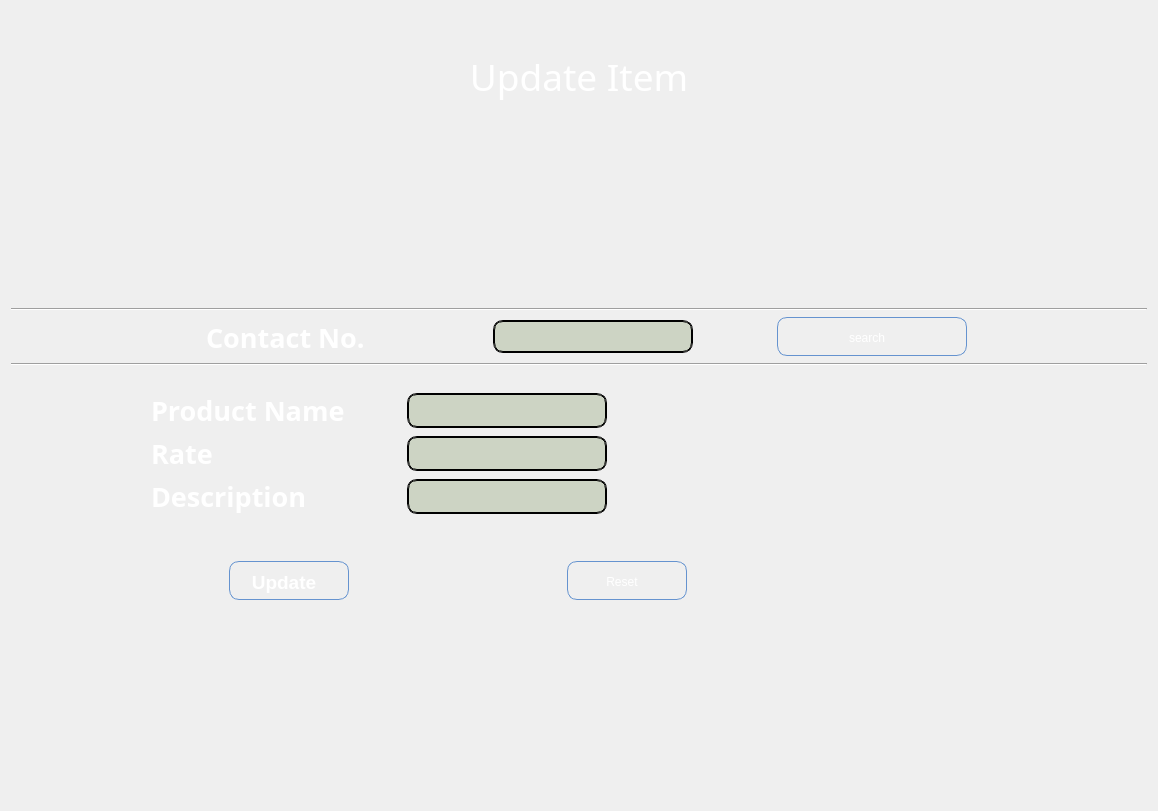
            <widget class="QWidget" name="update_Item_Page">
             <layout class="QVBoxLayout" name="verticalLayout_16">
              <item>
               <spacer name="verticalSpacer_83">
                <property name="orientation">
                 <enum>Qt::Vertical</enum>
                </property>
                <property name="sizeHint" stdset="0">
                 <size>
                  <width>20</width>
                  <height>40</height>
                 </size>
                </property>
               </spacer>
              </item>
              <item>
               <widget class="QLabel" name="label_78">
                <property name="font">
                 <font>
                  <family>Snap ITC</family>
                  <pointsize>28</pointsize>
                 </font>
                </property>
                <property name="styleSheet">
                 <string notr="true">background:transparent;
color: rgb(255, 255, 255);</string>
                </property>
                <property name="text">
                 <string>Update Item</string>
                </property>
                <property name="alignment">
                 <set>Qt::AlignCenter</set>
                </property>
               </widget>
              </item>
              <item>
               <spacer name="verticalSpacer_44">
                <property name="orientation">
                 <enum>Qt::Vertical</enum>
                </property>
                <property name="sizeHint" stdset="0">
                 <size>
                  <width>20</width>
                  <height>200</height>
                 </size>
                </property>
               </spacer>
              </item>
              <item>
               <widget class="Line" name="line_12">
                <property name="orientation">
                 <enum>Qt::Horizontal</enum>
                </property>
               </widget>
              </item>
              <item>
               <layout class="QHBoxLayout" name="horizontalLayout_17">
                <item>
                 <spacer name="horizontalSpacer_121">
                  <property name="orientation">
                   <enum>Qt::Horizontal</enum>
                  </property>
                  <property name="sizeType">
                   <enum>QSizePolicy::Maximum</enum>
                  </property>
                  <property name="sizeHint" stdset="0">
                   <size>
                    <width>117</width>
                    <height>20</height>
                   </size>
                  </property>
                 </spacer>
                </item>
                <item>
                 <widget class="QLabel" name="label_80">
                  <property name="minimumSize">
                   <size>
                    <width>0</width>
                    <height>40</height>
                   </size>
                  </property>
                  <property name="maximumSize">
                   <size>
                    <width>203</width>
                    <height>16777215</height>
                   </size>
                  </property>
                  <property name="font">
                   <font>
                    <family>Perpetua Titling MT</family>
                    <pointsize>20</pointsize>
                    <weight>75</weight>
                    <italic>false</italic>
                    <bold>true</bold>
                   </font>
                  </property>
                  <property name="styleSheet">
                   <string notr="true">background:transparent;
color: rgb(255, 255, 255);</string>
                  </property>
                  <property name="text">
                   <string>Contact No.</string>
                  </property>
                 </widget>
                </item>
                <item>
                 <widget class="QLineEdit" name="lineEdit_69">
                  <property name="maximumSize">
                   <size>
                    <width>200</width>
                    <height>33</height>
                   </size>
                  </property>
                  <property name="styleSheet">
                   <string notr="true">QLineEdit{
font: 75 14pt &quot;MS Shell Dlg 2&quot;;
background: rgba(90, 120, 50, 59);
	color: rgb(255, 255, 255);
    selection-color: white;   
    border: 2px groove black;
    border-radius: 10px;
    padding: 2px 4px;
}</string>
                  </property>
                  <property name="text">
                   <string/>
                  </property>
                 </widget>
                </item>
                <item>
                 <widget class="QPushButton" name="pushButton_33">
                  <property name="maximumSize">
                   <size>
                    <width>190</width>
                    <height>16777215</height>
                   </size>
                  </property>
                  <property name="styleSheet">
                   <string notr="true">QPushButton:hover{
 background-image: url(:/newPrefix/img3.jpg);
       /* background:  qlineargradient(x1 : 0, y1 : 0, x2 : 0, y2 :   1, stop :   0.0 #ffd9aa,
                stop :   0.5 #ffbb6e, stop :   0.55 #feae42, stop :   1.0 #fedb74);*/
}

QPushButton {
        border: 1px solid #6593cf;
		border-width: 1px;
        border-radius: 10px;
        padding: 5px 15px 2px 5px;
        background:transparent;/* qlineargradient(x1 : 0, y1 : 0, x2 : 0, y2 :   1, stop :   0.0 #f5f9ff,
                stop :   0.5 #c7dfff, stop :   0.55 #afd2ff, stop :   1.0 #c0dbff);*/
       color: rgb(255, 255, 255);
		
	font: 75 14pt &quot;MS Shell Dlg 2&quot;;
        font: bold large &quot;Arial&quot;;
        height: 30px;
}




QPushButton:pressed {
        /*  background: qlineargradient(x1 : 0, y1 : 0, x2 : 0, y2 :   1, stop :   0.0 #c0dbff,
        stop :   0.5 #cfd26f, stop :   0.55 #c7df6f, stop :   1.0 #f5f9ff);*/
	    background-image: url(:/newPrefix/Img1.jpg);
        padding-top: 2px;
        padding-left: 3px;

}


QPushButton:on {
        background: qlineargradient(x1 : 0, y1 : 0, x2 : 0, y2 :   1, stop :   0.0 #5AA72D,
        stop :   0.5 #B3E296, stop :   0.55 #B3E296, stop :   1.0 #f5f9ff);
        padding-top: 2px;
        padding-left: 3px;
}

QPushButton:disabled {
        background: transparent #e5e9ee;
        padding-top: 2px;        
        padding-left: 3px;
        color: black;
}</string>
                  </property>
                  <property name="text">
                   <string>search</string>
                  </property>
                 </widget>
                </item>
                <item>
                 <spacer name="horizontalSpacer_120">
                  <property name="orientation">
                   <enum>Qt::Horizontal</enum>
                  </property>
                  <property name="sizeType">
                   <enum>QSizePolicy::Maximum</enum>
                  </property>
                  <property name="sizeHint" stdset="0">
                   <size>
                    <width>100</width>
                    <height>20</height>
                   </size>
                  </property>
                 </spacer>
                </item>
               </layout>
              </item>
              <item>
               <widget class="Line" name="line_11">
                <property name="orientation">
                 <enum>Qt::Horizontal</enum>
                </property>
               </widget>
              </item>
              <item>
               <spacer name="verticalSpacer_41">
                <property name="orientation">
                 <enum>Qt::Vertical</enum>
                </property>
                <property name="sizeType">
                 <enum>QSizePolicy::Expanding</enum>
                </property>
                <property name="sizeHint" stdset="0">
                 <size>
                  <width>20</width>
                  <height>20</height>
                 </size>
                </property>
               </spacer>
              </item>
              <item>
               <layout class="QHBoxLayout" name="horizontalLayout_84">
                <property name="leftMargin">
                 <number>100</number>
                </property>
                <property name="rightMargin">
                 <number>500</number>
                </property>
                <item>
                 <spacer name="horizontalSpacer_115">
                  <property name="orientation">
                   <enum>Qt::Horizontal</enum>
                  </property>
                  <property name="sizeHint" stdset="0">
                   <size>
                    <width>40</width>
                    <height>20</height>
                   </size>
                  </property>
                 </spacer>
                </item>
                <item>
                 <widget class="QLabel" name="label_76">
                  <property name="minimumSize">
                   <size>
                    <width>250</width>
                    <height>0</height>
                   </size>
                  </property>
                  <property name="font">
                   <font>
                    <family>Perpetua Titling MT</family>
                    <pointsize>20</pointsize>
                    <weight>75</weight>
                    <bold>true</bold>
                   </font>
                  </property>
                  <property name="styleSheet">
                   <string notr="true">background:transparent;
color: rgb(255, 255, 255);</string>
                  </property>
                  <property name="text">
                   <string>Product Name</string>
                  </property>
                 </widget>
                </item>
                <item>
                 <widget class="QLineEdit" name="lineEdit_63">
                  <property name="sizePolicy">
                   <sizepolicy hsizetype="Expanding" vsizetype="Fixed">
                    <horstretch>0</horstretch>
                    <verstretch>0</verstretch>
                   </sizepolicy>
                  </property>
                  <property name="minimumSize">
                   <size>
                    <width>200</width>
                    <height>0</height>
                   </size>
                  </property>
                  <property name="maximumSize">
                   <size>
                    <width>190</width>
                    <height>35</height>
                   </size>
                  </property>
                  <property name="styleSheet">
                   <string notr="true">QLineEdit{
font: 75 14pt &quot;MS Shell Dlg 2&quot;;
background: rgba(90, 120, 50, 59);
	color: rgb(255, 255, 255);
    selection-color: white;   
    border: 2px groove black;
    border-radius: 10px;
    padding: 2px 4px;
}</string>
                  </property>
                  <property name="text">
                   <string/>
                  </property>
                 </widget>
                </item>
                <item>
                 <spacer name="horizontalSpacer_116">
                  <property name="orientation">
                   <enum>Qt::Horizontal</enum>
                  </property>
                  <property name="sizeHint" stdset="0">
                   <size>
                    <width>40</width>
                    <height>20</height>
                   </size>
                  </property>
                 </spacer>
                </item>
               </layout>
              </item>
              <item>
               <layout class="QHBoxLayout" name="horizontalLayout_86">
                <property name="leftMargin">
                 <number>100</number>
                </property>
                <property name="rightMargin">
                 <number>500</number>
                </property>
                <item>
                 <spacer name="horizontalSpacer_118">
                  <property name="orientation">
                   <enum>Qt::Horizontal</enum>
                  </property>
                  <property name="sizeType">
                   <enum>QSizePolicy::Expanding</enum>
                  </property>
                  <property name="sizeHint" stdset="0">
                   <size>
                    <width>40</width>
                    <height>20</height>
                   </size>
                  </property>
                 </spacer>
                </item>
                <item>
                 <widget class="QLabel" name="label_77">
                  <property name="minimumSize">
                   <size>
                    <width>250</width>
                    <height>0</height>
                   </size>
                  </property>
                  <property name="font">
                   <font>
                    <family>Perpetua Titling MT</family>
                    <pointsize>20</pointsize>
                    <weight>75</weight>
                    <bold>true</bold>
                   </font>
                  </property>
                  <property name="styleSheet">
                   <string notr="true">background:transparent;
color: rgb(255, 255, 255);</string>
                  </property>
                  <property name="text">
                   <string>Rate                  </string>
                  </property>
                 </widget>
                </item>
                <item>
                 <widget class="QLineEdit" name="lineEdit_67">
                  <property name="minimumSize">
                   <size>
                    <width>200</width>
                    <height>0</height>
                   </size>
                  </property>
                  <property name="maximumSize">
                   <size>
                    <width>190</width>
                    <height>35</height>
                   </size>
                  </property>
                  <property name="styleSheet">
                   <string notr="true">QLineEdit{
font: 75 14pt &quot;MS Shell Dlg 2&quot;;
background: rgba(90, 120, 50, 59);
color: rgb(255, 255, 255);
    selection-color: white;   
    border: 2px groove black;
    border-radius: 10px;
    padding: 2px 4px;
}</string>
                  </property>
                 </widget>
                </item>
                <item>
                 <spacer name="horizontalSpacer_119">
                  <property name="orientation">
                   <enum>Qt::Horizontal</enum>
                  </property>
                  <property name="sizeHint" stdset="0">
                   <size>
                    <width>40</width>
                    <height>20</height>
                   </size>
                  </property>
                 </spacer>
                </item>
               </layout>
              </item>
              <item>
               <layout class="QHBoxLayout" name="horizontalLayout_83">
                <property name="leftMargin">
                 <number>100</number>
                </property>
                <property name="rightMargin">
                 <number>500</number>
                </property>
                <item>
                 <spacer name="horizontalSpacer_113">
                  <property name="orientation">
                   <enum>Qt::Horizontal</enum>
                  </property>
                  <property name="sizeHint" stdset="0">
                   <size>
                    <width>40</width>
                    <height>20</height>
                   </size>
                  </property>
                 </spacer>
                </item>
                <item>
                 <widget class="QLabel" name="label_75">
                  <property name="minimumSize">
                   <size>
                    <width>250</width>
                    <height>0</height>
                   </size>
                  </property>
                  <property name="font">
                   <font>
                    <family>Perpetua Titling MT</family>
                    <pointsize>20</pointsize>
                    <weight>75</weight>
                    <bold>true</bold>
                   </font>
                  </property>
                  <property name="styleSheet">
                   <string notr="true">background:transparent;
color: rgb(255, 255, 255);</string>
                  </property>
                  <property name="text">
                   <string>Description     </string>
                  </property>
                 </widget>
                </item>
                <item>
                 <widget class="QLineEdit" name="lineEdit_66">
                  <property name="minimumSize">
                   <size>
                    <width>200</width>
                    <height>0</height>
                   </size>
                  </property>
                  <property name="maximumSize">
                   <size>
                    <width>190</width>
                    <height>35</height>
                   </size>
                  </property>
                  <property name="styleSheet">
                   <string notr="true">QLineEdit{
font: 75 14pt &quot;MS Shell Dlg 2&quot;;
background: rgba(90, 120, 50, 59);
color: rgb(255, 255, 255);
    selection-color: white;   
    border: 2px groove black;
    border-radius: 10px;
    padding: 2px 4px;
}</string>
                  </property>
                 </widget>
                </item>
                <item>
                 <spacer name="horizontalSpacer_114">
                  <property name="orientation">
                   <enum>Qt::Horizontal</enum>
                  </property>
                  <property name="sizeHint" stdset="0">
                   <size>
                    <width>40</width>
                    <height>20</height>
                   </size>
                  </property>
                 </spacer>
                </item>
               </layout>
              </item>
              <item>
               <spacer name="verticalSpacer_43">
                <property name="orientation">
                 <enum>Qt::Vertical</enum>
                </property>
                <property name="sizeType">
                 <enum>QSizePolicy::Preferred</enum>
                </property>
                <property name="sizeHint" stdset="0">
                 <size>
                  <width>20</width>
                  <height>40</height>
                 </size>
                </property>
               </spacer>
              </item>
              <item>
               <layout class="QHBoxLayout" name="horizontalLayout_85">
                <property name="spacing">
                 <number>0</number>
                </property>
                <property name="topMargin">
                 <number>0</number>
                </property>
                <property name="rightMargin">
                 <number>200</number>
                </property>
                <item>
                 <widget class="QPushButton" name="pushButton_36">
                  <property name="minimumSize">
                   <size>
                    <width>30</width>
                    <height>30</height>
                   </size>
                  </property>
                  <property name="maximumSize">
                   <size>
                    <width>120</width>
                    <height>39</height>
                   </size>
                  </property>
                  <property name="font">
                   <font>
                    <family>Arial</family>
                    <pointsize>14</pointsize>
                    <weight>75</weight>
                    <italic>false</italic>
                    <bold>true</bold>
                   </font>
                  </property>
                  <property name="styleSheet">
                   <string notr="true">QPushButton:hover{
 background-image: url(:/newPrefix/img3.jpg);
       /* background:  qlineargradient(x1 : 0, y1 : 0, x2 : 0, y2 :   1, stop :   0.0 #ffd9aa,
                stop :   0.5 #ffbb6e, stop :   0.55 #feae42, stop :   1.0 #fedb74);*/
}

QPushButton {
        border: 1px solid #6593cf;
		border-width: 1px;
        border-radius: 10px;
        padding: 5px 15px 2px 5px;
        background:transparent;/* qlineargradient(x1 : 0, y1 : 0, x2 : 0, y2 :   1, stop :   0.0 #f5f9ff,
                stop :   0.5 #c7dfff, stop :   0.55 #afd2ff, stop :   1.0 #c0dbff);*/
       color: rgb(255, 255, 255);
		
		
		font: 75 14pt &quot;MS Shell Dlg 2&quot;;
        font: bold large &quot;Arial&quot;;
        height: 30px;
}




QPushButton:pressed {
        /*  background: qlineargradient(x1 : 0, y1 : 0, x2 : 0, y2 :   1, stop :   0.0 #c0dbff,
        stop :   0.5 #cfd26f, stop :   0.55 #c7df6f, stop :   1.0 #f5f9ff);*/
	    background-image: url(:/newPrefix/Img1.jpg);
        padding-top: 2px;
        padding-left: 3px;

}


QPushButton:on {
        background: qlineargradient(x1 : 0, y1 : 0, x2 : 0, y2 :   1, stop :   0.0 #5AA72D,
        stop :   0.5 #B3E296, stop :   0.55 #B3E296, stop :   1.0 #f5f9ff);
        padding-top: 2px;
        padding-left: 3px;
}

QPushButton:disabled {
        background: transparent #e5e9ee;
        padding-top: 2px;        
        padding-left: 3px;
        color: black;
}</string>
                  </property>
                  <property name="text">
                   <string>Update</string>
                  </property>
                 </widget>
                </item>
                <item>
                 <widget class="QPushButton" name="pushButton_37">
                  <property name="minimumSize">
                   <size>
                    <width>30</width>
                    <height>30</height>
                   </size>
                  </property>
                  <property name="maximumSize">
                   <size>
                    <width>120</width>
                    <height>39</height>
                   </size>
                  </property>
                  <property name="styleSheet">
                   <string notr="true">QPushButton:hover{
 background-image: url(:/newPrefix/img3.jpg);
       /* background:  qlineargradient(x1 : 0, y1 : 0, x2 : 0, y2 :   1, stop :   0.0 #ffd9aa,
                stop :   0.5 #ffbb6e, stop :   0.55 #feae42, stop :   1.0 #fedb74);*/
}

QPushButton {
        border: 1px solid #6593cf;
		border-width: 1px;
        border-radius: 10px;
        padding: 5px 15px 2px 5px;
        background:transparent;/* qlineargradient(x1 : 0, y1 : 0, x2 : 0, y2 :   1, stop :   0.0 #f5f9ff,
                stop :   0.5 #c7dfff, stop :   0.55 #afd2ff, stop :   1.0 #c0dbff);*/
       color: rgb(255, 255, 255);
		
	font: 75 14pt &quot;MS Shell Dlg 2&quot;;
        font: bold large &quot;Arial&quot;;
        height: 30px;
}




QPushButton:pressed {
        /*  background: qlineargradient(x1 : 0, y1 : 0, x2 : 0, y2 :   1, stop :   0.0 #c0dbff,
        stop :   0.5 #cfd26f, stop :   0.55 #c7df6f, stop :   1.0 #f5f9ff);*/
	    background-image: url(:/newPrefix/Img1.jpg);
        padding-top: 2px;
        padding-left: 3px;

}


QPushButton:on {
        background: qlineargradient(x1 : 0, y1 : 0, x2 : 0, y2 :   1, stop :   0.0 #5AA72D,
        stop :   0.5 #B3E296, stop :   0.55 #B3E296, stop :   1.0 #f5f9ff);
        padding-top: 2px;
        padding-left: 3px;
}

QPushButton:disabled {
        background: transparent #e5e9ee;
        padding-top: 2px;        
        padding-left: 3px;
        color: black;
}</string>
                  </property>
                  <property name="text">
                   <string>Reset</string>
                  </property>
                 </widget>
                </item>
                <item>
                 <spacer name="horizontalSpacer_24">
                  <property name="orientation">
                   <enum>Qt::Horizontal</enum>
                  </property>
                  <property name="sizeType">
                   <enum>QSizePolicy::Maximum</enum>
                  </property>
                  <property name="sizeHint" stdset="0">
                   <size>
                    <width>40</width>
                    <height>20</height>
                   </size>
                  </property>
                 </spacer>
                </item>
               </layout>
              </item>
              <item>
               <spacer name="verticalSpacer_42">
                <property name="orientation">
                 <enum>Qt::Vertical</enum>
                </property>
                <property name="sizeType">
                 <enum>QSizePolicy::Maximum</enum>
                </property>
                <property name="sizeHint" stdset="0">
                 <size>
                  <width>20</width>
                  <height>200</height>
                 </size>
                </property>
               </spacer>
              </item>
             </layout>
            </widget>
